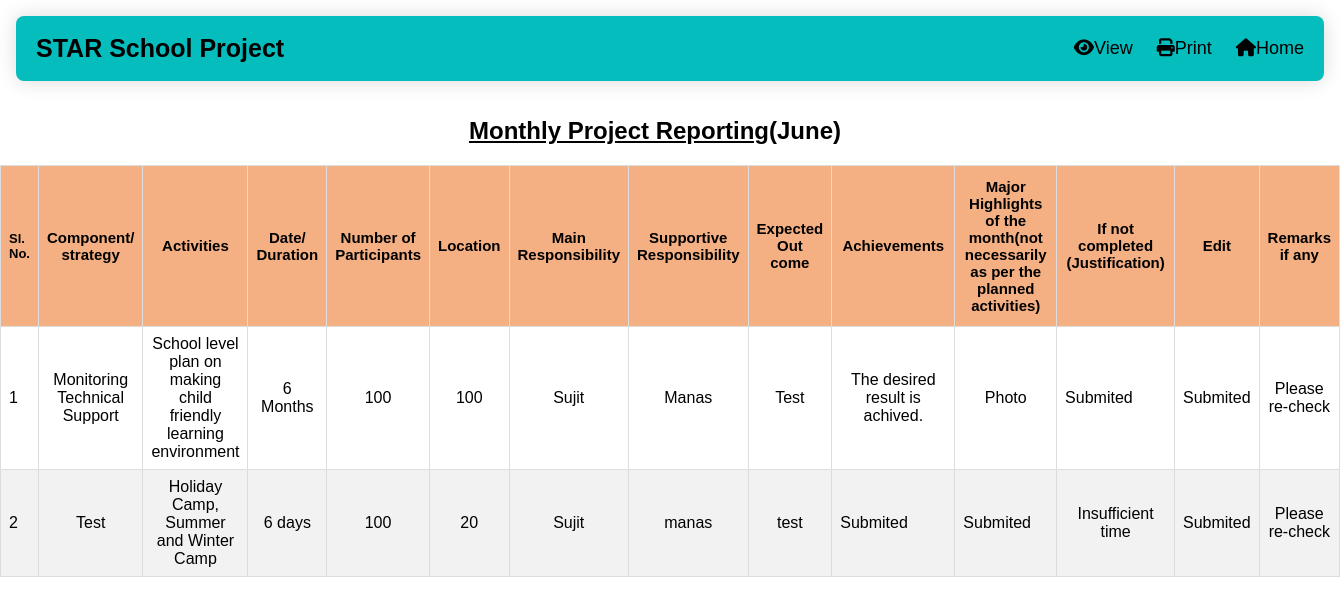
The app's page /ycda/monthly-reporting/1/ (signed in) with its own data.
### myAPP/models.py (models this page shows, shortened)
class Project_DIP(models.Model):
 project_name=models.CharField(max_length=200)
 category_id = models.ForeignKey("Project_Category", on_delete=models.CASCADE)
 assigned_to = models.ForeignKey(User, on_delete=models.CASCADE)
 budget = models.CharField(max_length=200)
 start_date = models.DateField()
 end_date = models.DateField()
 period = models.IntegerField()
 donor_name=models.CharField(max_length=200)
 created_at = models.DateTimeField('created at', auto_now_add=True)
 updated_at = models.DateTimeField('updated at', auto_now=True)

class Month_Plan(models.Model):
 month=models.IntegerField()
 year=models.IntegerField()
 activity_id= models.ForeignKey("Dip_Activities", on_delete=models.CASCADE)
 strategy = models.CharField(max_length=200)
 duration= models.CharField(max_length=200)
 no_Of_Participants=models.CharField(max_length=200)
 location_Of_Activity=models.CharField(max_length=200)
 main_Responsibility=models.CharField(max_length=200)
 supportive_Responsibility=models.CharField(max_length=200)
 result_Expected=models.CharField(max_length=200)
 plan_remarks=models.CharField(max_length=200,null=True,blank=True)
 report_remarks=models.CharField(max_length=200,null=True,blank=True)
 achievements=models.CharField(max_length=200,null=True,blank=True)
 highlights=models.CharField(max_length=200,null=True,blank=True)
 backlog_justification=models.CharField(max_length=200,null=True,blank=True)
 is_plan_submited = models.BooleanField(default=False)
 is_plan_approved = models.BooleanField(default=False)
 is_plan_rejected = models.BooleanField(default=False)
 is_report_submited = models.BooleanField(default=False)
 is_report_approved = models.BooleanField(default=False)
 is_report_rejected = models.BooleanField(default=False)
 created_at = models.DateTimeField('created at', auto_now_add=True)
 updated_at = models.DateTimeField('updated at', auto_now=True)

class Dip_Activities(models.Model):
   project_detail_id= models.ForeignKey("DIP_details", on_delete=models.CASCADE)
   activity_name = models.CharField(max_length=200)
   objectives = models.CharField(max_length=200)
   target_participants = models.CharField(max_length=200,null=True)
   coverage = models.CharField(max_length=200,null=True)
   duration = models.CharField(max_length=200,null=True)
   dip_remarks=models.CharField(max_length=200,null=True,blank=True)
   am_remarks=models.CharField(max_length=200,null=True,blank=True)
   is_dip_submited = models.BooleanField(default=False)
   is_dip_approved = models.BooleanField(default=False)
   is_dip_rejected = models.BooleanField(default=False)
   is_am_submited = models.BooleanField(default=False)
   is_am_approved = models.BooleanField(default=False)
   is_am_rejected = models.BooleanField(default=False)
   created_at = models.DateTimeField('created at', auto_now_add=True)
   updated_at = models.DateTimeField('updated at', auto_now=True)

### myAPP/views.py (the view, shortened to what this page needs)
# urls.py: path('monthly-reporting/<int:pk>/', monthly_report, name='monthly-reporting'),
@login_required(login_url='login')
def monthly_report(request,pk):
    user=0
    if user_belongs_to_group(request.user,'ProjectManager'):
      user = 1
    else:
      user = 0
    project = get_object_or_404(Project_DIP, id=pk)
    month = datetime.today()
    Plans = Month_Plan.objects.filter(activity_id__project_detail_id__project_id = project).filter(month=month.month).filter(year=month.year)
    context= {
        'project':project,
        'Plans' : Plans,
        'month':month,
        'user': user
        }
    return render(request,'myAPP/monthly-report.html', context)

### myAPP/views.py (called while the page is built)
def user_belongs_to_group(user, group_name):
    try:
        group = Group.objects.get(name=group_name)
    except Group.DoesNotExist:
        return False
    return user.groups.filter(name=group_name).exists()

### myAPP/templates/myAPP/monthly-report.html (shortened to what this page needs)
{% extends "myAPP/base-report.html" %}
{% block content %}
<head>
</head>
  <link rel="stylesheet" href="https://cdnjs.cloudflare.com/ajax/libs/font-awesome/6.4.0/css/all.min.css" />
  <body style='background-color: white'>
    <div style='float:left;margin-left: 35%;'>
      <h2 style="text-align:center;"><u>Monthly Project Reporting</u>({{month| date:"F"}})</h2>
    </div>
    <table id="customers">
      <thead>
        <tr>
          <th style="font-size:13px">Sl. No.</th>
          <th style="width:5%;text-align:center;font-size:15px">Component/ strategy</th>
          <th style="width:5%;text-align:center;font-size:15px">Activities</th>
          <th style="width:5%;text-align:center;font-size:15px">Date/ Duration</th>
          <th style="width:5%;text-align:center;font-size:15px">Number of Participants</th>
          <th style="width:5%;text-align:center;font-size:15px">Location</th>
          <th style="width:5%;text-align:center;font-size:15px">Main Responsibility</th>
          <th style="width:5%;text-align:center;font-size:15px">Supportive Responsibility</th>
          <th style="width:5%;text-align:center;font-size:15px">Expected Out come</th>
          <th style="width:20%;text-align:center;font-size:15px">Achievements</th>
          <th style="width:15%;text-align:center;font-size:15px">Major Highlights of the month(not necessarily as per the planned activities)</th>
          <th style="width:15%;text-align:center;font-size:15px">If not completed (Justification)</th>
          <th style="text-align:center;font-size:15px" class='no-print'>Edit</th>
		  <th style="text-align:center;font-size:15px"class='no-print'>Remarks if any</th>
        </tr>
      </thead>
      <tbody>
        {% for x in Plans %}
        <tr>
          <td>{{ forloop.counter }}</td>
          <td style="text-align:center;">{{ x.strategy }}</td>
          <td style="text-align:center;">{{ x.activity_id.activity_name }}</td>
          <td style="text-align:center;">{{ x.duration }}</td>
          <td style="text-align:center;">{{ x.no_Of_Participants }}</td>
          <td style="text-align:center;">{{ x.location_Of_Activity }}</td>
          <td style="text-align:center;">{{ x.main_Responsibility }}</td>
          <td style="text-align:center;">{{ x.supportive_Responsibility }}</td>
          <td style="text-align:center;">{{ x.result_Expected }}</td>
		  {% if x.achievements %}
		  <td style="text-align:center;">{{ x.achievements }}</td>
		  {% else %}
		  	{% if x.is_report_submited == 1 and x.is_report_approved == 0 %}
		  		<td class="no-print">Submited</td>
			{% elif x.is_report_approved == 1 %}
				<td style="color:Green;text-align:center;" class='no-print'><i class="fa-solid fa-check"></i><br>Approved</td>
			{% else %}
				<td onclick="window.location='{% url 'myAPP:add-monthly-achievements' x.id %}';" style="color:red;cursor: pointer;">&#10010;Add</td>
			{% endif %}
		  {% endif %}
		  {% if x.highlights %}
		  	<td style="text-align:center;">{{ x.highlights }}</td>
		  {% else %}
		  	{% if x.is_report_submited == 1 and x.is_report_approved == 0 %}
		  		<td class="no-print">Submited</td>
			{% elif x.is_report_approved == 1 %}
				<td style="color:Green;text-align:center;" class='no-print'><i class="fa-solid fa-check"></i><br>Approved</td>
		    {% else %}
            	<td onclick="window.location='{% url 'myAPP:add-monthly-highlights' x.id %}';" style="color:red;cursor: pointer;">&#10010;Add</td>
			{% endif %}
		  {% endif %}
		  {% if x.backlog_justification %}
		  <td style="text-align:center;">{{ x.backlog_justification }}</td>
		  {% else %}
		  	{% if x.is_report_submited == 1 and x.is_report_approved == 0 %}
			  <td class="no-print">Submited</td>
			{% elif x.is_report_approved == 1 %}
				<td style="color:Green;text-align:center;" class='no-print'><i class="fa-solid fa-check"></i><br>Approved</td>
			{% else %}
          		<td onclick="window.location='{% url 'myAPP:add-monthly-backlog' x.id %}';" style="color:red;cursor: pointer;">&#10010;Add</td>
			{% endif %}
		  {% endif %}
		  {% if x.is_report_submited == 1 and x.is_report_approved == 0 %}
		  <td class="no-print">Submited</td>
		  {% elif x.is_report_approved == 1 %}
			<td style="color:Green;text-align:center;" class='no-print'><i class="fa-solid fa-check"></i><br>Approved</td>
		  {% else %}
		  <td onclick="window.location='{% url 'myAPP:update_ActivityMatrix' x.id %}';" style="cursor: pointer;" class="no-print"><label style="color: red;cursor: pointer;" >&#9998;Edit</label></td>
		  {% endif %}
		  {% if x.report_remarks %}
		  <td class='no-print' style="text-align: center;">{{ x.report_remarks }}</td>
		  {% else %}
		  <td style="text-align: center;" class='no-print'>No Remarks</td>
		  {% endif %}
        </tr>
        {% endfor %}
      </tbody>
    </table>
  </body>
{% endblock %}

### myAPP/templates/myAPP/base-report.html (shortened to what this page needs)
{% load static %}
<!DOCTYPE html>
<html lang="en">
  <head>
    <link rel="stylesheet" href="{% static 'css/style.css' %}">
  </head>
  <link rel="stylesheet" href="https://cdnjs.cloudflare.com/ajax/libs/font-awesome/4.7.0/css/font-awesome.min.css">
  <body>
    <div class="header">
      <a class="logo">{{ project.project_name }}</a>
      <div class="header-right">
        {% if user == 1 %}
          <a onclick="openPopup()" style='cursor: pointer;'><i class="fa fa-eye"></i>View</a>
          <a onclick="printPage()" style='cursor: pointer;'><i class="fa fa-print"></i>Print</a>
          <a href="{% url 'myAPP:manager-reporting' project.id %}" class=sel><i class="fa fa-home"></i>Home</a>
        {% else %}
          <a href="{% url 'myAPP:manager-reporting' project.pk %}" class=sel>Back</a>
          <a href="{% url 'myAPP:masterhome' %}" class=sel><i class="fa fa-home"></i>Home</a>
        {% endif %}
      </div>
    </div>
    <div id="body">
    <div id="body">
      {% block content %}{% endblock %}
    </div>
  </body>
  </html>

### myAPP/static/css/style.css (style rules this page uses)
.header { border-radius: 1vh; margin: 2vh; overflow:hidden; background-color:rgb(5, 189, 189); padding:1vh; min-width:200px; box-shadow: 0 0 20px rgba(0, 0, 0, 0.15); }
.header a { float: left; color: black; text-align: center; padding: 12px; text-decoration: none; font-size: 18px; font-family: sans-serif; line-height: 25px; border-radius: 4px; }
.header a.logo { font-size: 25px; font-weight: bold; }
.header-right { float: right; }

### myAPP/templates/myAPP/monthly-report.html (style rules this page uses)
body { font-family: Arial, sans-serif; margin: 0; padding: 0; }
#customers { font-family: Arial, Helvetica, sans-serif; border-collapse: collapse; width: 100%; }
#customers td, #customers th { border: 1px solid #ddd; padding: 8px; }
#customers tr:nth-child(even) { background-color: #f2f2f2; }
#customers th { padding-top: 12px; padding-bottom: 12px; text-align: left; background-color: #f4b083; color: black; }

### records on screen
Project_DIP: project_name "STAR School Project"
Month_Plan: strategy "Monitoring Technical Support", activity_id.activity_name "School level plan on making child friendly learning environment", duration "6 Months", no_Of_Participants "100", location_Of_Activity "100", main_Responsibility "Sujit", supportive_Responsibility "Manas", result_Expected "Test", achievements "The desired result is achived.", highlights "Photo", is_report_submited "Submited", report_remarks "Please re-check"
Month_Plan: strategy "Test", activity_id.activity_name "Holiday Camp, Summer and Winter Camp", duration "6 days", no_Of_Participants "100", location_Of_Activity "20", main_Responsibility "Sujit", supportive_Responsibility "manas", result_Expected "test", is_report_submited "Submited", backlog_justification "Insufficient time", report_remarks "Please re-check"

### other values on screen
{{ month| date:"F" }} "June"
